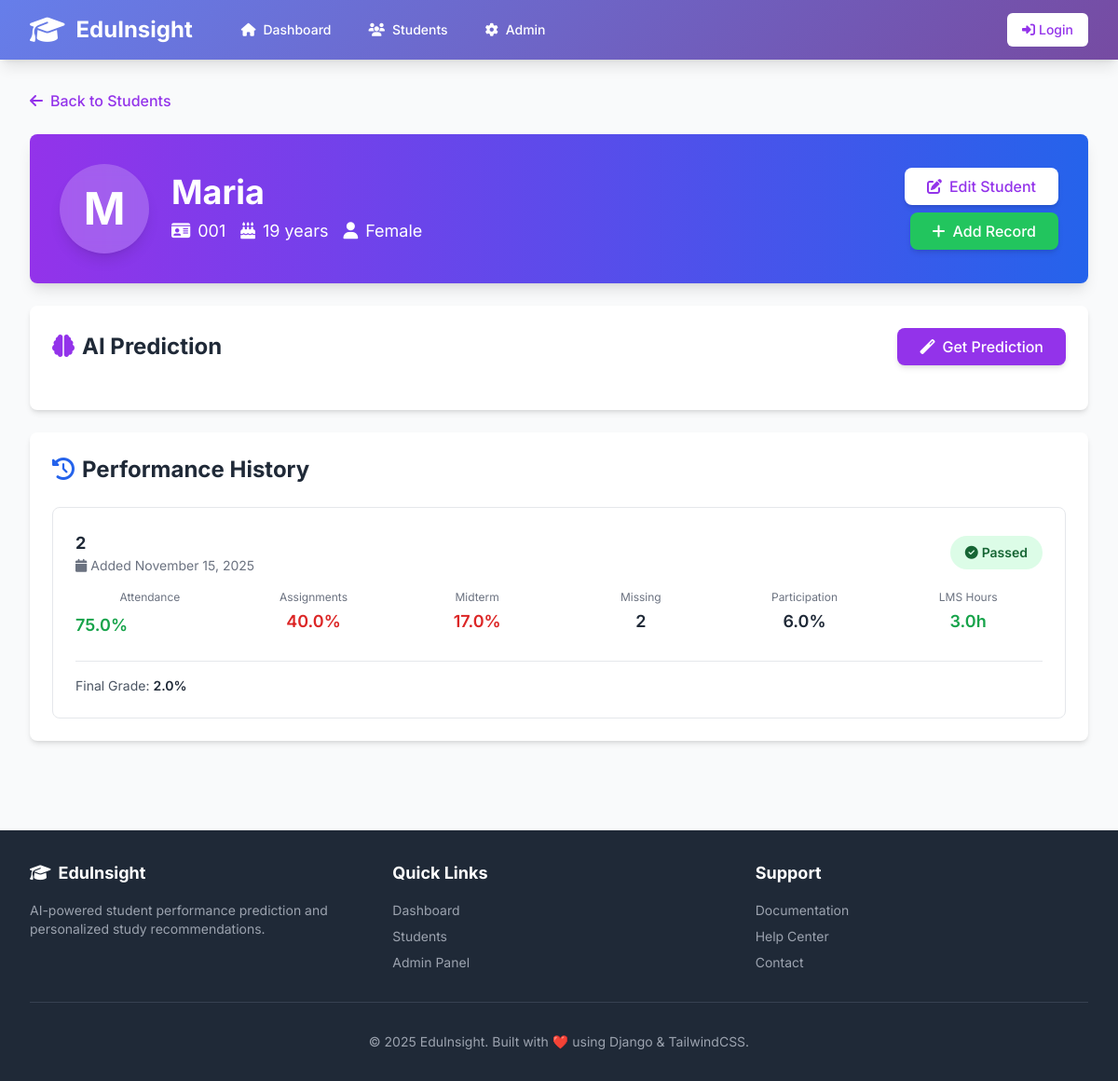
The app's page /students/1/ with its own data.
### students/models.py (models this page shows, shortened)
class Student(models.Model):
    user = models.OneToOneField(User, null=True, blank=True, on_delete=models.SET_NULL)
    student_id = models.CharField(max_length=50, unique=True)
    full_name = models.CharField(max_length=200)
    age = models.IntegerField(null=True, blank=True)
    gender = models.CharField(max_length=20, null=True, blank=True)

class PerformanceRecord(models.Model):
    student = models.ForeignKey(Student, related_name='records', on_delete=models.CASCADE)
    term = models.CharField(max_length=50)
    attendance_rate = models.FloatField(help_text="Percent, 0-100")
    avg_assignment_score = models.FloatField()
    midterm_score = models.FloatField()
    missing_assignments = models.IntegerField()
    participation = models.FloatField()
    lms_hours = models.FloatField()
    final_grade = models.FloatField(null=True, blank=True)  # if available
    passed = models.BooleanField(null=True, blank=True)
    created_at = models.DateTimeField(auto_now_add=True)
    class Meta:
        ordering = ['-created_at']

### students/views.py (the view)
# urls.py: path('students/<int:pk>/', StudentDetailView.as_view(), name='student_detail'),
class StudentDetailView(DetailView):
    model = Student
    template_name = 'student_detail.html'
    context_object_name = 'student'
    def get_context_data(self, **kwargs):
        context = super().get_context_data(**kwargs)
        student = self.get_object()
        context['records'] = student.records.all()
        context['has_records'] = student.records.exists()
        return context

### templates/student_detail.html (shortened to what this page needs)
{% extends 'base.html' %}
{% block content %}
<div class="space-y-6">
    <a href="{% url 'student_list' %}" class="inline-flex items-center text-purple-600 hover:text-purple-800 font-medium">
        <i class="fas fa-arrow-left mr-2"></i>Back to Students
    </a>
    <div class="bg-gradient-to-r from-purple-600 to-blue-600 rounded-lg shadow-lg p-8 text-white">
        <div class="flex items-center justify-between">
            <div class="flex items-center space-x-6">
                <div class="bg-white bg-opacity-20 rounded-full w-24 h-24 flex items-center justify-center text-5xl font-bold shadow-lg backdrop-blur">
                    {{ student.full_name|slice:":1"|upper }}
                </div>
                <div>
                    <h1 class="text-4xl font-bold mb-2">{{ student.full_name }}</h1>
                    <div class="flex items-center space-x-4 text-lg">
                        <span><i class="fas fa-id-card mr-2"></i>{{ student.student_id }}</span>
                        {% if student.age %}
                        <span><i class="fas fa-birthday-cake mr-2"></i>{{ student.age }} years</span>
                        {% endif %}
                        {% if student.gender %}
                        <span><i class="fas fa-user mr-2"></i>{{ student.gender }}</span>
                        {% endif %}
                    </div>
                </div>
            </div>
            <div class="text-right">
                <a href="/admin/students/student/{{ student.id }}/change/"
                   class="bg-white text-purple-600 hover:bg-gray-100 font-medium py-2 px-6 rounded-lg transition shadow-md inline-block mb-2">
                    <i class="fas fa-edit mr-2"></i>Edit Student
                </a>
                <br>
                <a href="/admin/students/performancerecord/add/?student={{ student.id }}"
                   class="bg-green-500 hover:bg-green-600 text-white font-medium py-2 px-6 rounded-lg transition shadow-md inline-block">
                    <i class="fas fa-plus mr-2"></i>Add Record
                </a>
            </div>
        </div>
    </div>
    {% if has_records %}
    <div class="bg-white rounded-lg shadow-md p-6">
        <div class="flex items-center justify-between mb-6">
            <h2 class="text-2xl font-bold text-gray-800">
                <i class="fas fa-brain text-purple-600 mr-2"></i>AI Prediction
            </h2>
            <button onclick="getPrediction()" id="predictBtn"
                    class="bg-purple-600 hover:bg-purple-700 text-white font-medium py-2 px-6 rounded-lg transition shadow-md">
                <i class="fas fa-magic mr-2"></i>Get Prediction
            </button>
        </div>
    </div>
    {% endif %}
    <div class="bg-white rounded-lg shadow-md p-6">
        <h2 class="text-2xl font-bold text-gray-800 mb-6">
            <i class="fas fa-history text-blue-600 mr-2"></i>Performance History
        </h2>
        {% if records %}
        <div class="space-y-4">
            {% for record in records %}
            <div class="border border-gray-200 rounded-lg p-6 hover:shadow-md transition">
                <div class="flex items-center justify-between mb-4">
                    <div>
                        <h3 class="font-bold text-lg text-gray-800">{{ record.term }}</h3>
                        <p class="text-sm text-gray-500">
                            <i class="fas fa-calendar mr-1"></i>Added {{ record.created_at|date:"F d, Y" }}
                        </p>
                    </div>
                    {% if record.passed is not None %}
                        {% if record.passed %}
                        <span class="bg-green-100 text-green-800 text-sm font-semibold px-4 py-2 rounded-full">
                            <i class="fas fa-check-circle mr-1"></i>Passed
                        </span>
                        {% else %}
                        <span class="bg-red-100 text-red-800 text-sm font-semibold px-4 py-2 rounded-full">
                            <i class="fas fa-times-circle mr-1"></i>Failed
                        </span>
                        {% endif %}
                    {% endif %}
                </div>
                <div class="grid grid-cols-2 md:grid-cols-3 lg:grid-cols-6 gap-4">
                    <div class="text-center">
                        <p class="text-xs text-gray-500 mb-1">Attendance</p>
                        <div class="relative pt-1">
                            <div class="flex mb-2 items-center justify-between">
                                <div class="text-lg font-semibold {% if record.attendance_rate < 75 %}text-red-600{% else %}text-green-600{% endif %}">
                                    {{ record.attendance_rate }}%
                                </div>
                            </div>
                        </div>
                    </div>
                    <div class="text-center">
                        <p class="text-xs text-gray-500 mb-1">Assignments</p>
                        <div class="text-lg font-semibold {% if record.avg_assignment_score < 60 %}text-red-600{% else %}text-green-600{% endif %}">
                            {{ record.avg_assignment_score }}%
                        </div>
                    </div>
                    <div class="text-center">
                        <p class="text-xs text-gray-500 mb-1">Midterm</p>
                        <div class="text-lg font-semibold {% if record.midterm_score < 50 %}text-red-600{% else %}text-green-600{% endif %}">
                            {{ record.midterm_score }}%
                        </div>
                    </div>
                    <div class="text-center">
                        <p class="text-xs text-gray-500 mb-1">Missing</p>
                        <div class="text-lg font-semibold {% if record.missing_assignments > 2 %}text-red-600{% else %}text-gray-800{% endif %}">
                            {{ record.missing_assignments }}
                        </div>
                    </div>
                    <div class="text-center">
                        <p class="text-xs text-gray-500 mb-1">Participation</p>
                        <div class="text-lg font-semibold text-gray-800">
                            {{ record.participation }}%
                        </div>
                    </div>
                    <div class="text-center">
                        <p class="text-xs text-gray-500 mb-1">LMS Hours</p>
                        <div class="text-lg font-semibold {% if record.lms_hours < 2 %}text-red-600{% else %}text-green-600{% endif %}">
                            {{ record.lms_hours }}h
                        </div>
                    </div>
                </div>
                {% if record.final_grade %}
                <div class="mt-4 pt-4 border-t border-gray-200">
                    <p class="text-sm text-gray-600">
                        Final Grade: <span class="font-semibold text-gray-800">{{ record.final_grade }}%</span>
                    </p>
                </div>
                {% endif %}
            </div>
            {% endfor %}
        </div>
        {% endif %}
    </div>
</div>
{% endblock %}

### templates/base.html (style rules this page uses)
body { font-family: 'Inter', sans-serif; }

### records on screen
Student: full_name "M", full_name "Maria", student_id "001", age "19", gender "Female"
PerformanceRecord: term "2", created_at "November 15, 2025", passed True (drawn), attendance_rate "75.0", avg_assignment_score "40.0", midterm_score "17.0", missing_assignments "2", participation "6.0", lms_hours "3.0", final_grade "2.0"
